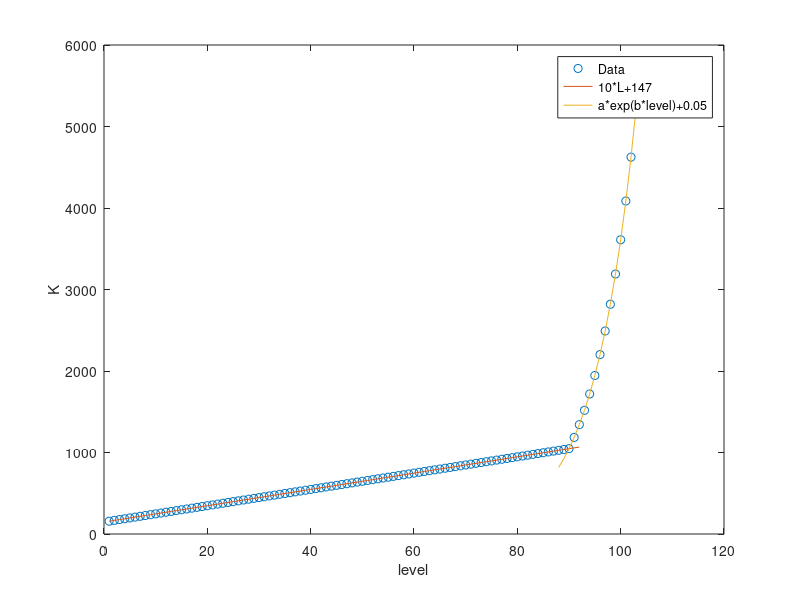

MATLAB code to generate this figure:
clear

K = [ 157.0000000000;  167.0000000000;  177.0000000000;  187.0000000000;  197.0000000000;
 207.0000000000;  217.0000000000;  227.0000000000;  237.0000000000;  247.0000000000; 
 257.0000000000;  267.0000000000;  277.0000000000;  287.0000000000;  297.0000000000; 
 307.0000000000;  317.0000000000;  327.0000000000;  337.0000000000;  347.0000000000; 
 357.0000000000;  367.0000000000;  377.0000000000;  387.0000000000;  397.0000000000; 
 407.0000000000;  417.0000000000;  427.0000000000;  437.0000000000;  447.0000000000; 
 457.0000000000;  467.0000000000;  477.0000000000;  487.0000000000;  497.0000000000; 
 507.0000000000;  517.0000000000;  527.0000000000;  537.0000000000;  547.0000000000; 
 557.0000000000;  567.0000000000;  577.0000000000;  587.0000000000;  597.0000000000; 
 607.0000000000;  617.0000000000;  627.0000000000;  637.0000000000;  647.0000000000; 
 657.0000000000;  667.0000000000;  677.0000000000;  687.0000000000;  697.0000000000; 
 707.0000000000;  717.0000000000;  727.0000000000;  737.0000000000;  747.0000000000; 
 757.0000000000;  767.0000000000;  777.0000000000;  787.0000000000;  797.0000000000; 
 807.0000000000;  817.0000000000;  827.0000000000;  837.0000000000;  847.0000000000; 
 857.0000000000;  867.0000000000;  877.0000000000;  887.0000000000;  897.0000000000; 
 907.0000000000;  917.0000000000;  927.0000000000;  937.0000000000;  947.0000000000; 
 957.0000000000;  967.0000000000;  977.0000000000;  987.0000000000;  997.0000000000; 
1007.0000000000; 1017.0000000000; 1027.0000000000; 1037.0000000000; 1047.0000000000; 
1185.0000000000; 1342.0000000000; 1518.0000000000; 1718.0000000000; 1945.0000000000; 
2201.0000000000; 2491.0000000000; 2819.0000000000; 3190.0000000000; 3610.0000000000; 
4086.0000000000; 4624.0000000000; 5234.0000000000];

level=[1:103]';

a2= 0.01523682223769902400;
b2= 0.12375622996542576000;
c2= 0.0500;

k1 = 10.*level+147;
k2=round(a2.*exp(b2.*level)+c2);

[K K-k1 K-k2]

i1=1:92;
i2=88:103;

figure(1)
plot(level,K,'o',level(i1),k1(i1),level(i2),k2(i2))
xlabel('level')
ylabel('K')
legend('Data','10*L+147','a*exp(b*level)+0.05','Location','Best')